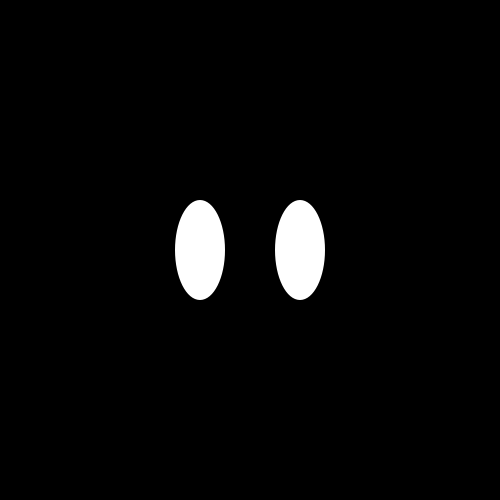
Frame 1 (no input)
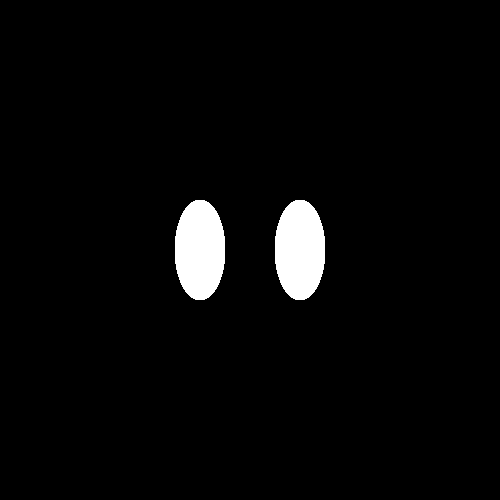
Frame 60 (the mouse pressed at the canvas centre just before this capture)
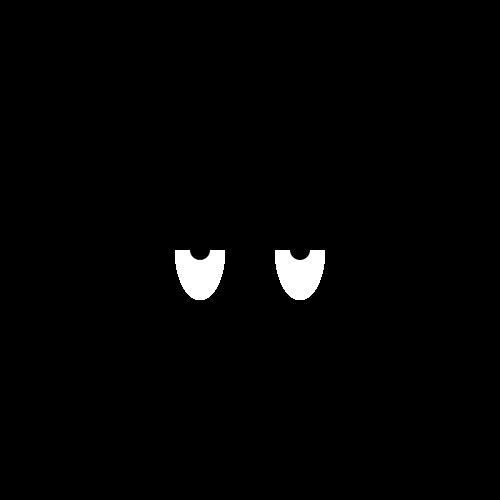
Frame 120 (the mouse held since frame 60 and released just before this capture)

The Processing sketch that drew these frames (run headless with seeded random() and noise(); from frame 60 on, the mouse is pressed at the canvas centre):

// Processing sketch: processing_33482
// ── processing_33482.pde

//Nicole Del Senno
//N00211488

//declare variables
float rightEyePos;
float leftEyePos;
float rightEyePos2;
float leftEyePos2;
float lidPos;

//setup
void setup(){
  size(500,500);
  background(0);
}

void draw(){
    fill(255);
    noStroke();
    ellipse(200,250,50,100);
    ellipse(300,250,50,100);
    
    //assign variables for inner circles
    leftEyePos= map(mouseY,0,height,200,300);
    rightEyePos= map(mouseY,0,height,200,300);
    leftEyePos2=map(mouseX,0,width,175,225);
    rightEyePos2=map(mouseX,0,width,275,325);
    
    fill(0);
    ellipse(leftEyePos2,leftEyePos,20,20);
    ellipse(rightEyePos2,rightEyePos,20,20);
    
    //assign variable for eyelid
    lidPos=map(mouseY,0,height,0,500);
    rect(0,0,250,lidPos);
    rect(0,0,width,lidPos);
    
    //control right and left mouse click
    if(mousePressed && mouseButton==RIGHT){
     rect(250,0,width,height);
    } else if(mousePressed && mouseButton==LEFT){
      rect(0,0,250,height);
    }
 }
  
      
